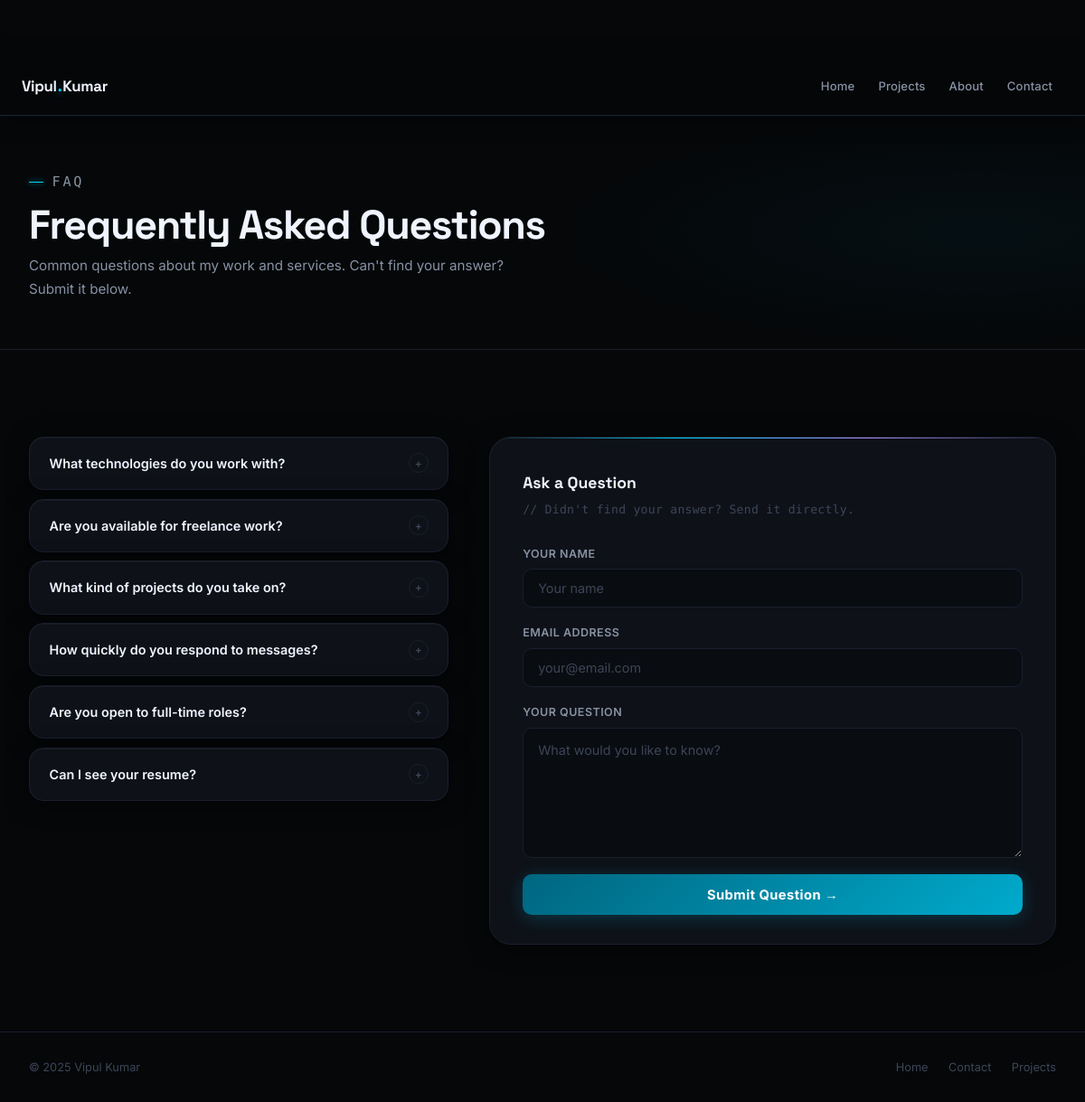
Before: /FAQ/ with the older database file.
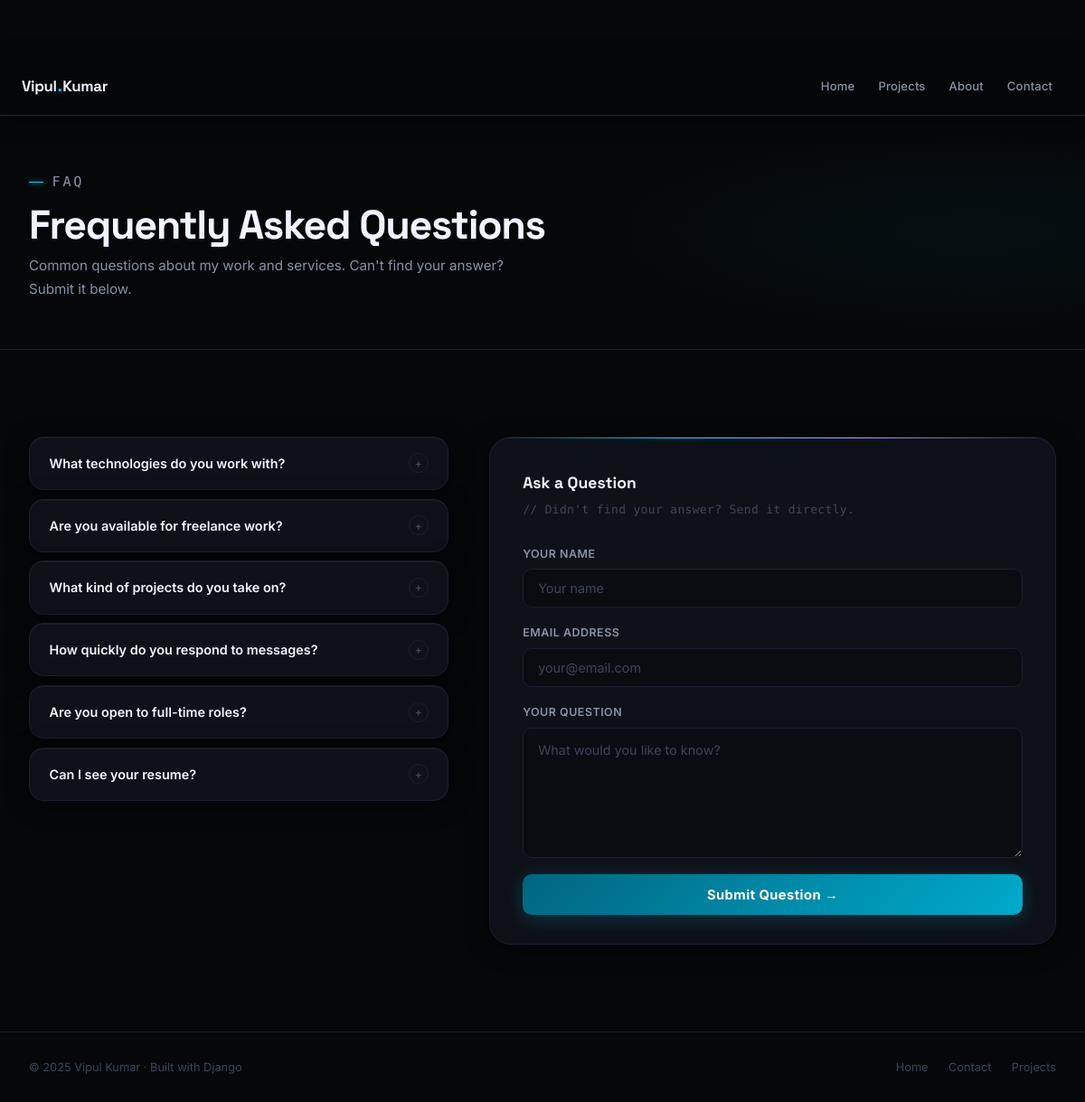
After: the same page with the newer database file.
### PF_App/models.py (models this page shows, shortened)
class SiteProfile(models.Model):
    full_name        = models.CharField(max_length=100, default="Vipul Kumar")
    first_name       = models.CharField(max_length=50,  default="Vipul")
    last_name        = models.CharField(max_length=50,  default="Kumar")
    tagline          = models.CharField(max_length=200, default="BCA student, Django developer, and lifelong builder.")
    hero_description = models.TextField(default="I build clean, fast, and scalable web applications.")
    about_bio_1      = models.TextField(default="", blank=True)
    about_bio_2      = models.TextField(default="", blank=True)
    about_bio_3      = models.TextField(default="", blank=True)
    location         = models.CharField(max_length=100, default="Delhi, India")
    education        = models.CharField(max_length=150, default="BCA · BCIT 2022-25")
    email            = models.EmailField(default="vipulsam1234@gmail.com")
    github_url       = models.URLField(default="https://github.com/Vipul-Kumar-Dev")
    github_handle    = models.CharField(max_length=100, default="Vipul-Kumar-Dev")
    linkedin_url     = models.URLField(default="https://www.linkedin.com/in/vipul-kumar-dev/")
    linkedin_handle  = models.CharField(max_length=100, default="vipul-kumar-dev")
    languages        = models.CharField(max_length=100, default="English, Hindi")
    resume_note      = models.CharField(max_length=200, default="Get the full picture - all my experience, skills, and projects in one clean PDF.")
    footer_copy      = models.CharField(max_length=200, default="© 2025 Vipul Kumar · Built with Django")
    stat_projects    = models.CharField(max_length=20, default="3+")
    stat_internships = models.CharField(max_length=20, default="2")
    stat_technologies= models.CharField(max_length=20, default="8+")
    stat_experience  = models.CharField(max_length=20, default="1.5y")
    is_available     = models.BooleanField(default=True)
    class Meta:
        verbose_name = "Site Profile"
    @classmethod
    def get(cls):
        obj, _ = cls.objects.get_or_create(pk=1)
        return obj

class FAQItem(models.Model):
    question = models.CharField(max_length=255)
    answer   = models.TextField()
    order    = models.PositiveSmallIntegerField(default=0)
    class Meta:
        ordering = ["order"]

### PF_App/views.py (the view)
# urls.py: path("FAQ/",    v.faq_view,   name="faq"),
def faq_view(request):
    ctx = _public_ctx()
    if request.method == "POST":
        form = FAQSubmitForm(request.POST)
        if form.is_valid():
            profile = ctx["profile"]
            try:
                send_mail(
                    subject=f"FAQ Question from {form.cleaned_data['name']}",
                    message=(
                        f"Name: {form.cleaned_data['name']}\n"
                        f"Email: {form.cleaned_data['email']}\n\n"
                        f"Question:\n{form.cleaned_data['question']}"
                    ),
                    from_email=form.cleaned_data["email"],
                    recipient_list=[profile.email],
                    fail_silently=False,
                )
            except Exception:
                pass
            messages.success(request, "Your question has been sent successfully!")
            return redirect("faq")
    else:
        form = FAQSubmitForm()
    ctx["form"] = form
    return render(request, "faq.html", ctx)

### PF_App/forms.py
class FAQSubmitForm(forms.Form):
    name = forms.CharField(
        widget=forms.TextInput(attrs={'class': 'f-input', 'placeholder': 'Your name'})
    )
    email = forms.EmailField(
        widget=forms.EmailInput(attrs={'class': 'f-input', 'placeholder': 'your@email.com'})
    )
    question = forms.CharField(
        widget=forms.Textarea(attrs={'class': 'f-textarea', 'placeholder': 'What would you like to know?', 'rows': 5})
    )

### PF_App/views.py (called while the page is built)
def _public_ctx():
    profile = SiteProfile.get()
    return {
        "profile":  profile,
        "skills":   Skill.objects.all(),
        "projects": Project.objects.all(),
        "exp":      Experience.objects.all(),
        "certs":    Certification.objects.all(),
        "roles":    list(TypedRole.objects.values_list("label", flat=True)),
        "faqs":     FAQItem.objects.all(),
    }

### Templates/faq.html (shortened to what this page needs)
{% load static %}
<!doctype html>
<html lang="en">
  <head>
    <link rel="stylesheet" href="{% static 'base.css' %}" />
  </head>
  <body>
    <nav class="nav scrolled" style="position: sticky; top: 0">
      <a href="{% url 'home' %}" class="nav-logo"
        >{{ profile.first_name }}<span class="dot">.</span>{{ profile.last_name }}</a
      >
      <div class="nav-links" id="nav-links">
        <a href="{% url 'home' %}" class="nav-link">Home</a>
        <a href="{% url 'projects' %}" class="nav-link">Projects</a>
        <a href="{% url 'about' %}" class="nav-link">About</a>
        <a href="{% url 'contact' %}" class="nav-link">Contact</a>
      </div>
    </nav>
    <div class="page-hero">
      <p class="page-hero-label">FAQ</p>
      <h1>Frequently Asked Questions</h1>
      <p>
        Common questions about my work and services. Can't find your answer?
        Submit it below.
      </p>
    </div>
    <section class="section">
      <div class="faq-layout">
        <div class="sr-l">
          <div class="faq-list">
            {% for f in faqs %}
            <div class="faq-item">
              <button class="faq-q">
                {{ f.question }}<span class="fq-icon">+</span>
              </button>
            </div>
            {% empty %}
            <p style="color: var(--t3); font-size: 0.88rem">
              No FAQ items yet.
            </p>
            {% endfor %}
          </div>
        </div>
        <div class="form-card sr-r">
          <h3>Ask a Question</h3>
          <p class="fc-sub">// Didn't find your answer? Send it directly.</p>
          <form method="post" novalidate>
            <div class="f-group">
              <label class="f-label">Your Name</label>{{ form.name }}
            </div>
            <div class="f-group">
              <label class="f-label">Email Address</label>{{ form.email }}
            </div>
            <div class="f-group">
              <label class="f-label">Your Question</label>{{ form.question }}
            </div>
            <button type="submit" class="submit-btn">Submit Question →</button>
          </form>
        </div>
      </div>
    </section>
    <footer>
      <span>{{ profile.footer_copy }}</span>
      <div style="display: flex; gap: 1.4rem">
        <a href="{% url 'home' %}">Home</a>
        <a href="{% url 'contact' %}">Contact</a>
        <a href="{% url 'projects' %}">Projects</a>
      </div>
    </footer>
  </body>
</html>

### Templates/faq.html (style rules this page uses)
body { padding-top: 64px; }
.faq-layout { display: grid; grid-template-columns: 1fr 1.35fr; gap: 2.8rem; align-items: start; }
.faq-list { display: flex; flex-direction: column; gap: 0.6rem; }
.faq-item { background: var(--bg-card); border: 1px solid var(--b1); border-radius: var(--r-lg); overflow: hidden; box-shadow: var(--sh-card); transition: border-color 0.25s, box-shadow 0.25s; }
.faq-q { width: 100%; display: flex; align-items: center; justify-content: space-between; padding: 1.1rem 1.35rem; background: none; border: none; cursor: pointer; font-family: var(--body); font-size: 0.9rem; font-weight: 600; color: var(--t1); text-align: left; gap: 1rem; transition: background 0.2s; }
.fq-icon { width: 22px; height: 22px; border-radius: 50%; flex-shrink: 0; border: 1px solid var(--b1); display: flex; align-items: center; justify-content: center; font-size: 0.75rem; color: var(--t3); transition: transform 0.3s, border-color 0.3s, color 0.3s, background 0.3s; }
.form-card { background: var(--bg-card); border: 1px solid var(--b1); border-radius: var(--r-xl); padding: 2.25rem 2.25rem 2rem; box-shadow: var(--sh-card); position: sticky; top: 84px; overflow: hidden; }
.form-card::before { content: ""; position: absolute; top: 0; left: 0; right: 0; height: 1px; background: linear-gradient( 90deg, transparent, var(--cyan), var(--violet), transparent ); }
.form-card h3 { font-family: "Space Grotesk", sans-serif; font-size: 1.1rem; font-weight: 700; color: var(--t1); margin-bottom: 0.25rem; }
.form-card .fc-sub { font-size: 0.82rem; color: var(--t3); margin-bottom: 1.75rem; font-family: var(--mono); letter-spacing: 0.02em; }
footer { flex-wrap: wrap; gap: 0.75rem; }

Changed rows visible on the page:
changed SiteProfile "Vipul": footer_copy "© 2025 Vipul Kumar" → "© 2025 Vipul Kumar · Built with Django"
